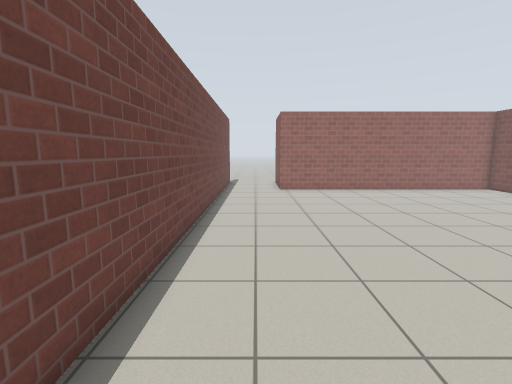
[1] (above)

13 first-person views from a walk through a robot-simulator world made for Gazebo. The camera is 1.2 m above the floor, tilts 8° down and sees 85° across. The floor is counted in squares, 0.5 m on a side. Each view is taken from the middle of a square. On the plan, view 1 faces up. The plan holds only what a view shows up to about 18 squares ahead; the rest is blank. The robots in the file are not drawn. Gazebo's built-in surfaces are drawn with simple patterns.

[2]
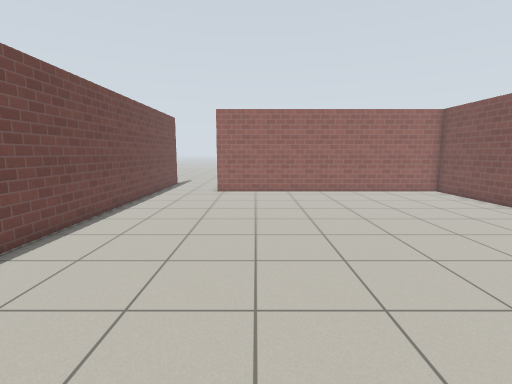

[3]
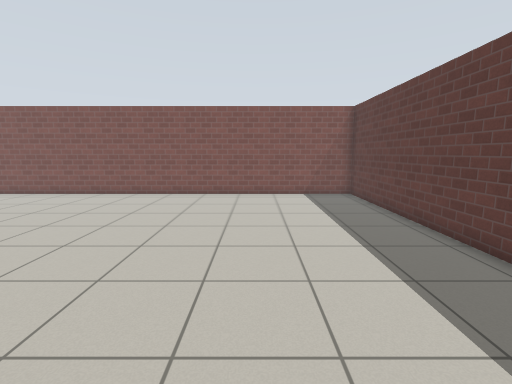

[4]
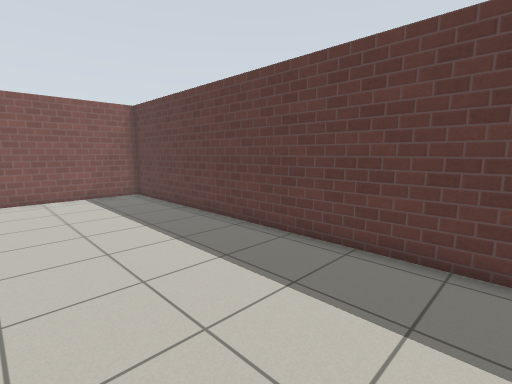

[5]
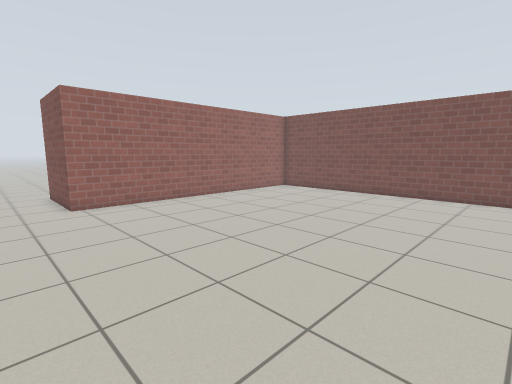

[6]
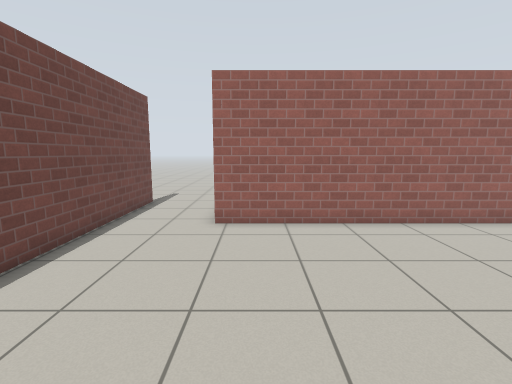

[7]
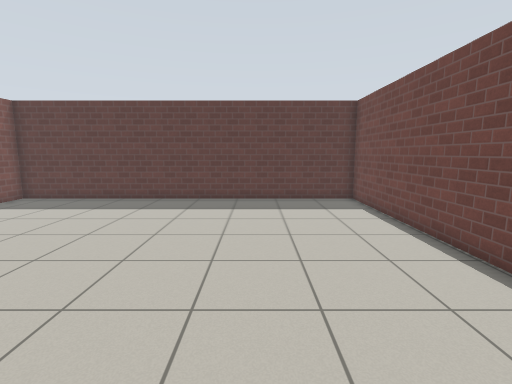

[8]
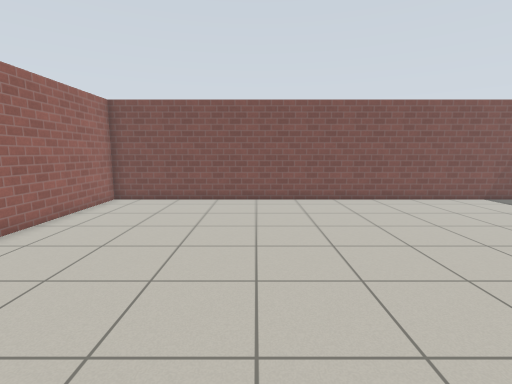

[9]
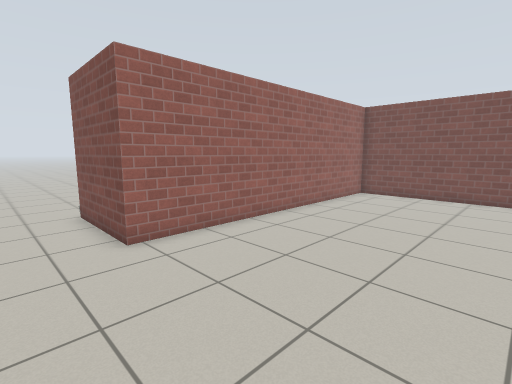

[10]
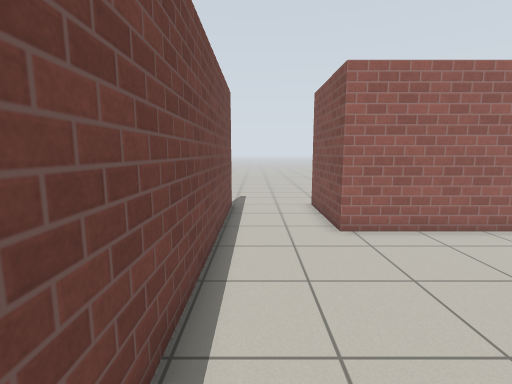

[11]
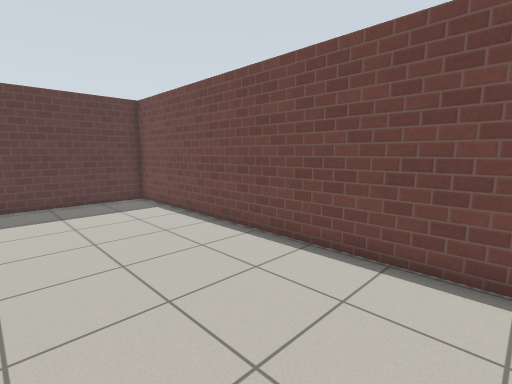

[12]
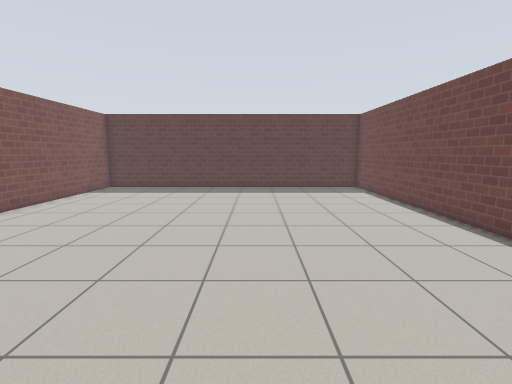

[13]
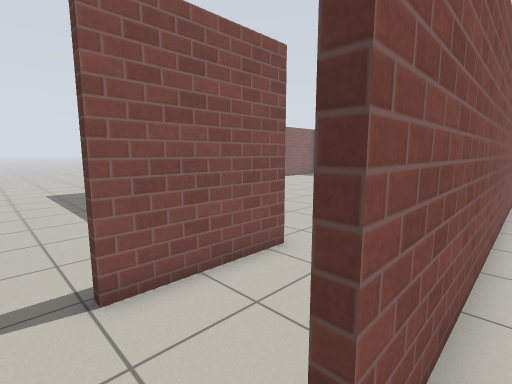

### Floor plan
Points are (right, up) in squares from view 1. A wall is a line through its corners. A room is listed if a view was taken in it or the views show most of it. See-through windows are left out.
Room 1 (views 1, 2, 3, 4, 5, 6, 7, 8, 9, 10, 11, 12)
walls: (-2.4, 22.6) (-2.1, 22.6) (-2.1, -3.6) (15.3, -3.6) (15.3, 18.3) (1.6, 18.3) (1.6, 22.8)
ways out: opening at (-2, 23.5) to room 2; opening at (2, 23.5)
Room 2 (view 13)
walls: (-2.4, 8.8) (-2.4, 22.6)
ways out: opening at (-2, 23.5) to room 1

Where each view was taken, in squares from view 1:
view 1: 0 up, 0 right, facing up
view 2: 1 up, 4 right, facing up
view 3: 2 up, 1 left, facing right
view 4: 3 up, 1 left, facing down-right
view 5: 5 up, 1 left, facing up-right
view 6: 9 up, 3 right, facing up
view 7: 11 up, 3 right, facing down
view 8: 11 up, 1 right, facing right
view 9: 11 up, 1 left, facing up-right
view 10: 10 up, 1 left, facing up
view 11: 11 up, 4 right, facing down-left
view 12: 16 up, 5 right, facing down
view 13: 24 up, 3 left, facing down-right
